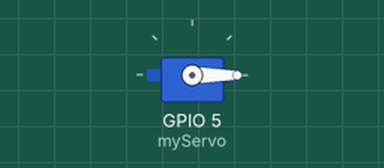
This sketch was run on a simulated ESP32. Parts: servo.

Above: at 0.05 s.
At 2.95 s:
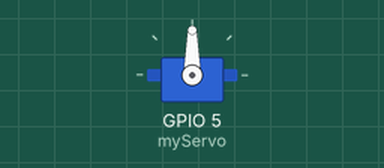
Timing chart, 0 to 6.9 s (numbered marks = the images above):
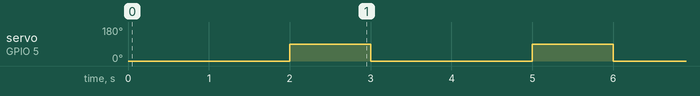

Measured:
- by itself, servo on GPIO 5 (myServo): alternates 90° for 1.0 s and 0° for 2.0 s

The sketch:

Core1.ino
```cpp
#include <ESP32Servo.h>

Servo myServo;
TaskHandle_t ServoTaskHandle;

void ServoTask(void *pvParameters) {
  for (;;) {
    myServo.write(0);
    vTaskDelay(pdMS_TO_TICKS(2000));

    myServo.write(90);
    vTaskDelay(pdMS_TO_TICKS(1000));

  }
}

void setup() {
  myServo.attach(5, 500, 2500);

  xTaskCreatePinnedToCore(ServoTask, "ServoTask", 2048, NULL, 1, &ServoTaskHandle, 1
  );
}

void loop() {
}
```
